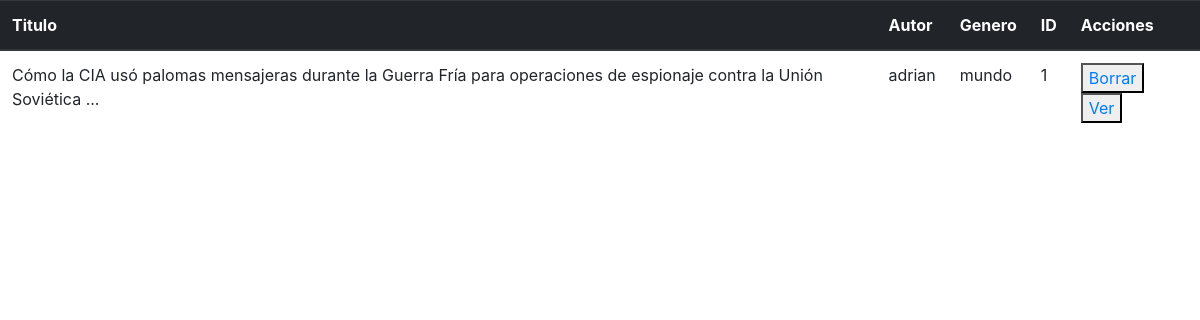
The page /base_datos/listado_noticias.php on the database as committed earlier.
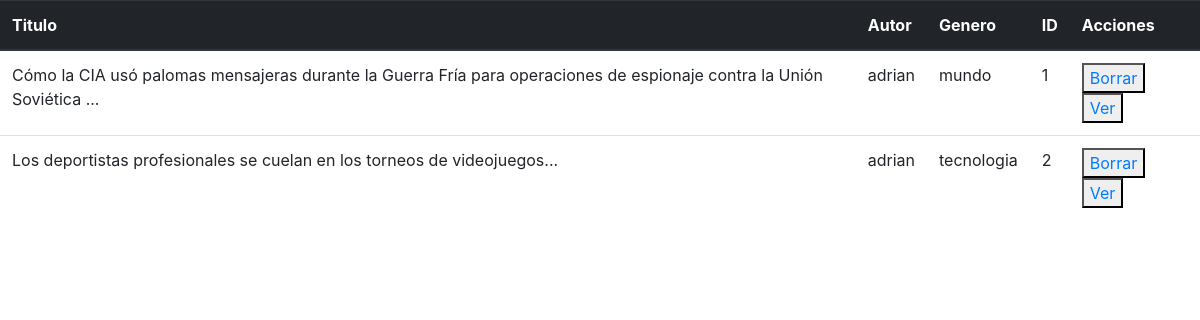
The same page on the database as committed later.
### tables this page shows
CREATE TABLE `noticia` (
  `id` int(10) UNSIGNED NOT NULL,
  `titulo` varchar(150) NOT NULL,
  `subtitulo` varchar(150) NOT NULL,
  `imagen_1` varchar(150) DEFAULT NULL,
  `contenido` text NOT NULL,
  `fecha` datetime NOT NULL,
  `genero_id` int(10) UNSIGNED NOT NULL,
  `autor_id` int(10) UNSIGNED NOT NULL,
  `activo` bit(1) NOT NULL,
  `destacadas` bit(1) NOT NULL
);

CREATE TABLE `autor` (
  `id` int(10) UNSIGNED NOT NULL,
  `nombre` varchar(50) NOT NULL
);

CREATE TABLE `genero` (
  `id` int(10) UNSIGNED NOT NULL,
  `nombre` varchar(50) NOT NULL
);

### base_datos/listado_noticias.php (the view, shortened to what this page needs)
<!DOCTYPE html>
<html lang="en">
<head>
    <link rel="stylesheet" href="https://stackpath.bootstrapcdn.com/bootstrap/4.1.1/css/bootstrap.min.css">
</head>
<body>
    <?php
        $conexion = mysqli_connect(DB_HOST, DB_USER, DB_PWD, DB_DB);
        $sql = "select noticia.id, noticia.titulo, autor.nombre autor, genero.nombre genero from noticia
                inner join autor on autor_id=autor.id
                inner join genero on genero_id=genero.id";
        $respuesta = mysqli_query($conexion, $sql);
    ?>
    <table class="table" >
    <thead class="thead-dark">
        <tr>
            <th scope="col">Titulo</th>
            <th scope="col">Autor</th>
            <th scope="col">Genero</th>
            <th scope="col">ID</th>
            <th scope="col">Acciones</th>
        </tr>
    <?php
        while($fila = mysqli_fetch_array($respuesta)) {
            $titulo = $fila["titulo"];
            $autor = $fila["autor"];
            $genero = $fila["genero"];
            $id = $fila["id"];
            echo "<tr>
                    <td>$titulo...</td>
                    <td>$autor</td>
                    <td>$genero</td>
                    <td>$id</td>
                    <td>
                        <button><a href='borrar_noticia.php?id=$id' onclick='return validarBorrar()'>Borrar</a></button>
                        <button><a href='tab.php?id=$id' >Ver</a></button>
                    </td>
                  </tr>";
        }
    ?>
    </table>
</body>
</html>

Rows that differ between the two databases and show on the page:
added noticia: titulo "Los deportistas profesionales se cuelan en los torneos de videojuegos", autor.nombre "adrian", genero.nombre "tecnologia", id "2"
